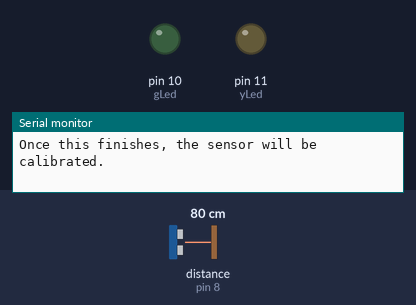
Bench run of a sketch on a simulated Arduino Uno, built with avr-gcc and run on an emulated ATmega328P. Parts: output pins drawn as LEDs (lit = HIGH), the last lines printed to the serial monitor. Wiring (inferred from the names in the program): ultrasonic range finder: trigger pin 7; echo pin 8. Inputs (shaded band) come from the test bench; at power-on: distance to the obstacle (sensor on pin 8) 80 cm. The echo pulse lasts 58.3 µs per cm; pins used as bus, display or sensor lines are not drawn.

Above: at 1.4 s.
1.5 s: distance to the obstacle (sensor on pin 8) set to 5 cm
3.0 s: distance to the obstacle (sensor on pin 8) set to 2 cm
At 6.5 s:
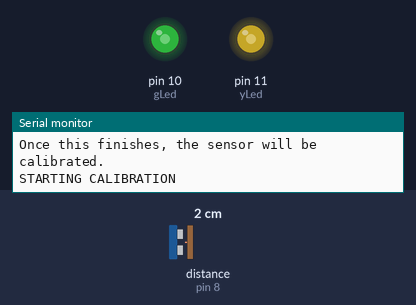
At 8.78 s:
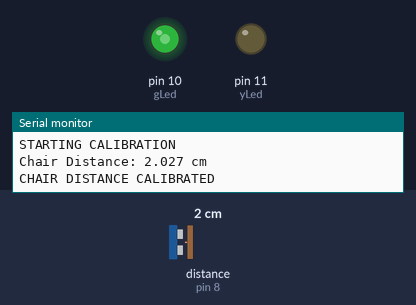
Timing chart, 0 to 10.7 s (numbered marks = the images above; inputs shaded):
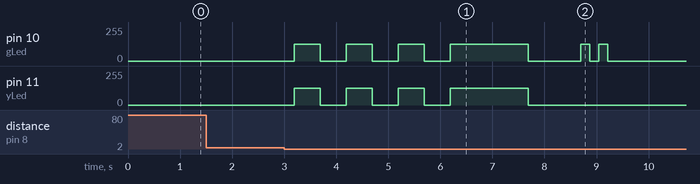

Measured:
- the behaviour switches between 4 and 3 cm on distance to the obstacle (sensor on pin 8) (found by bisection; images 0 and 1)
- after the input at 1.5 s, every drawn part: stays the same
- after the input at 3.0 s, pin 10 (gLed): goes 3 × (127/255 0.50 s, 0/255 0.50 s), 127/255 1.5 s, 0/255 1.0 s, 127/255 0.18 s, 0/255 0.18 s, 127/255 0.18 s, then 0/255, starting after 0.19 s; pin 11 (yLed): goes 3 × (127/255 0.50 s, 0/255 0.50 s), 127/255 1.5 s, then 0/255, starting after 0.19 s

The sketch:

Sonar.ino
```cpp
/* SONAR PROGRAM */
int trig = 7;
int echo = 8;
int gLed = 10;
int yLed = 11;

double chairDist;

void setup()
{
  Serial.begin(9600);
  pinMode(trig, OUTPUT);
  pinMode(echo, INPUT);
  pinMode(gLed, OUTPUT);
  pinMode(yLed, OUTPUT);

  // Calibrate Sitting Distance
  Serial.println("Please step away from the chair.");
  Serial.println("Now place your hand near the sensor to calibrate the chair distance.");
  Serial.println("The lights will blink 3 times, show a solid light, and turn off.");
  Serial.println("Once this finishes, the sensor will be calibrated.");
  while(getDistance(trig, echo) > 3) delay(500); // Wait for hand
  Serial.println("\nSTARTING CALIBRATION");
  // Flash leds
  analogWriteLeds(127);
  delay(500);
  analogWriteLeds(0);
  delay(500);
  analogWriteLeds(127);
  delay(500);
  analogWriteLeds(0);
  delay(500);
  analogWriteLeds(127);
  delay(500);
  analogWriteLeds(0);
  delay(500);
  // Solid light
  analogWriteLeds(127);
  delay(750);
  chairDist = getDistance(trig, echo); // Calibrate chair distance
  Serial.print("Chair Distance: ");
  printDouble(chairDist, 3);
  Serial.print(" cm");
  Serial.println();
  delay(750);
  analogWriteLeds(0);
  Serial.println("CHAIR DISTANCE CALIBRATED");
  delay(1000);
}

boolean userPresent = false;
boolean screenSleeping = false;
long startTimeAway = 0;
void loop()
{
  double dist = getDistance(trig, echo);
  // Check to see if user is present
  if(dist >= chairDist && userPresent == true) // Not in chair, but was before
  {
    // Led Output (Yellow)
    analogWrite(yLed, 127);
    delay(175);
    analogWrite(yLed, 0);
    delay(175);
    analogWrite(yLed, 127);
    delay(175);
    analogWrite(yLed, 0);
    startTimeAway = millis(); // Make startTimeAway equal to current amount of milliseconds passed
    userPresent = false;
  }
  else if(dist < chairDist && userPresent == false) // In chair, but wasn't before
  {
    // Led Output (Green)
    analogWrite(gLed, 127);
    delay(175);
    analogWrite(gLed, 0);
    delay(175);
    analogWrite(gLed, 127);
    delay(175);
    analogWrite(gLed, 0);
    // Wake screen
    if(screenSleeping == true)
    {
      Serial.println("WAKE");
      screenSleeping = false;
    }
    startTimeAway = 0; // Reset startTimeAway
    userPresent = true;
  }

  // Send signal for screen sleep if user is gone for too long
  long timeAway = millis() - startTimeAway;
  if(timeAway >= 1000 * 30 && timeAway < millis() && screenSleeping == false)
  {
    Serial.println("SLEEP");
    screenSleeping = true;
  }
  delay(5000);
}

double getDistance(int trigPin, int echoPin)
{
  long duration;
  double distance;
  digitalWrite(trigPin, HIGH); // Fire ping
  delayMicroseconds(1000);
  digitalWrite(trigPin, LOW);
  duration = pulseIn(echoPin, HIGH); // Wait for pin to go high and time how long it takes to go low
  distance = (duration/2) / 29.1;
  return distance;
}

void analogWriteLeds(int value)
{
  analogWrite(yLed, value);
  analogWrite(gLed, value);
}

void printDouble(double val, byte precision){
  Serial.print (int(val));  //prints the int part
  if( precision > 0) {
    Serial.print("."); // print the decimal point
    unsigned long frac;
    unsigned long mult = 1;
    byte padding = precision -1;
    while(precision--)
       mult *=10;

    if(val >= 0)
      frac = (val - int(val)) * mult;
    else
      frac = (int(val)- val ) * mult;
    unsigned long frac1 = frac;
    while( frac1 /= 10 )
      padding--;
    while(  padding--)
      Serial.print("0");
    Serial.print(frac,DEC) ;
  }
}
```
